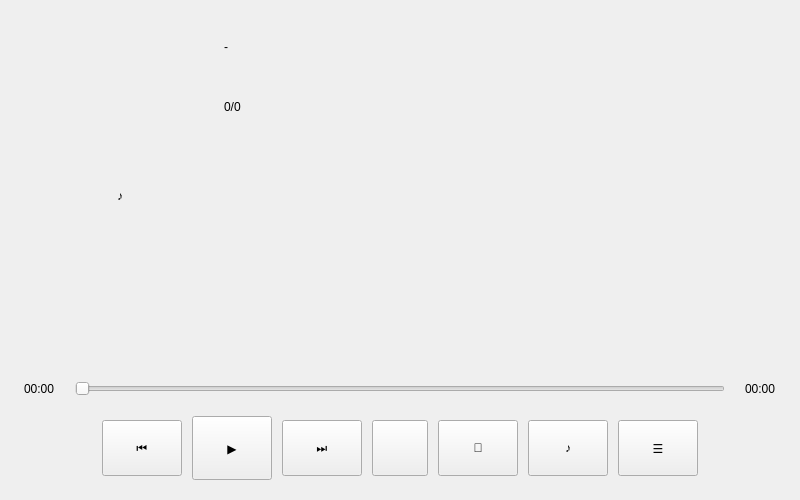
<?xml version="1.0" encoding="UTF-8"?>
<ui version="4.0">
 <class>PlayWidget</class>
 <widget class="QWidget" name="PlayWidget">
  <property name="geometry">
   <rect>
    <x>0</x>
    <y>0</y>
    <width>800</width>
    <height>500</height>
   </rect>
  </property>
  <property name="windowTitle">
   <string>PlayWidget</string>
  </property>
  <layout class="QVBoxLayout" name="verticalLayout_main">
   <property name="spacing">
    <number>20</number>
   </property>
   <property name="leftMargin">
    <number>24</number>
   </property>
   <property name="topMargin">
    <number>24</number>
   </property>
   <property name="rightMargin">
    <number>24</number>
   </property>
   <property name="bottomMargin">
    <number>20</number>
   </property>
   <item>
    <layout class="QHBoxLayout" name="horizontalLayout_top">
     <property name="leftMargin">
      <number>16</number>
     </property>
     <property name="topMargin">
      <number>16</number>
     </property>
     <property name="rightMargin">
      <number>16</number>
     </property>
     <property name="bottomMargin">
      <number>8</number>
     </property>
     <property name="spacing">
      <number>24</number>
     </property>
     <item>
      <widget class="QLabel" name="lbl_albumArt">
       <property name="sizePolicy">
        <sizepolicy hsizetype="Fixed" vsizetype="Fixed">
         <horstretch>0</horstretch>
         <verstretch>0</verstretch>
        </sizepolicy>
       </property>
       <property name="minimumSize">
        <size>
         <width>160</width>
         <height>160</height>
        </size>
       </property>
       <property name="maximumSize">
        <size>
         <width>160</width>
         <height>160</height>
        </size>
       </property>
       <property name="text">
        <string>♪</string>
       </property>
       <property name="alignment">
        <set>Qt::AlignCenter</set>
       </property>
      </widget>
     </item>
     <item>
      <layout class="QVBoxLayout" name="verticalLayout_info">
       <property name="spacing">
        <number>6</number>
       </property>
       <item>
        <widget class="QLabel" name="lbl_title">
         <property name="text">
          <string>-</string>
         </property>
        </widget>
       </item>
       <item>
        <widget class="QLabel" name="lbl_artist">
         <property name="text">
          <string>&lt;unknown&gt;</string>
         </property>
        </widget>
       </item>
       <item>
        <widget class="QLabel" name="lbl_album">
         <property name="text">
          <string>&lt;unknown&gt;</string>
         </property>
        </widget>
       </item>
       <item>
        <widget class="QLabel" name="lbl_index">
         <property name="text">
          <string>0/0</string>
         </property>
        </widget>
       </item>
       <item>
        <widget class="QScrollArea" name="scrollArea_lrc">
         <property name="frameShape">
          <enum>QFrame::NoFrame</enum>
         </property>
         <property name="verticalScrollBarPolicy">
          <enum>Qt::ScrollBarAsNeeded</enum>
         </property>
         <property name="horizontalScrollBarPolicy">
          <enum>Qt::ScrollBarAlwaysOff</enum>
         </property>
         <property name="widgetResizable">
          <bool>true</bool>
         </property>
         <widget class="QWidget" name="scrollAreaWidgetContents_lrc">
          <property name="geometry">
           <rect>
            <x>0</x>
            <y>0</y>
            <width>360</width>
            <height>220</height>
           </rect>
          </property>
          <layout class="QVBoxLayout" name="verticalLayout_lrc">
           <property name="spacing">
            <number>6</number>
           </property>
           <property name="leftMargin">
            <number>0</number>
           </property>
           <property name="topMargin">
            <number>0</number>
           </property>
           <property name="rightMargin">
            <number>0</number>
           </property>
           <property name="bottomMargin">
            <number>0</number>
           </property>
          </layout>
         </widget>
        </widget>
       </item>
      </layout>
     </item>
    </layout>
   </item>
   <item>
    <layout class="QHBoxLayout" name="horizontalLayout_progress">
     <item>
      <widget class="QLabel" name="lbl_currentTime">
       <property name="text">
        <string>00:00</string>
       </property>
      </widget>
     </item>
     <item>
      <widget class="QSlider" name="slider_progress">
       <property name="orientation">
        <enum>Qt::Horizontal</enum>
       </property>
      </widget>
     </item>
     <item>
      <widget class="QLabel" name="lbl_totalTime">
       <property name="text">
        <string>00:00</string>
       </property>
      </widget>
     </item>
    </layout>
   </item>
   <item>
    <layout class="QHBoxLayout" name="horizontalLayout_controls">
     <property name="spacing">
      <number>10</number>
     </property>
     <property name="alignment">
      <set>Qt::AlignHCenter</set>
     </property>
     <item>
      <widget class="QPushButton" name="btn_prev">
       <property name="minimumSize">
        <size>
         <width>56</width>
         <height>56</height>
        </size>
       </property>
       <property name="text">
        <string>⏮</string>
       </property>
      </widget>
     </item>
     <item>
      <widget class="QPushButton" name="btn_playPause">
       <property name="minimumSize">
        <size>
         <width>64</width>
         <height>64</height>
        </size>
       </property>
       <property name="text">
        <string>▶</string>
       </property>
      </widget>
     </item>
     <item>
      <widget class="QPushButton" name="btn_next">
       <property name="minimumSize">
        <size>
         <width>56</width>
         <height>56</height>
        </size>
       </property>
       <property name="text">
        <string>⏭</string>
       </property>
      </widget>
     </item>
     <item>
      <widget class="QPushButton" name="btn_volume">
       <property name="minimumSize">
        <size>
         <width>56</width>
         <height>56</height>
        </size>
       </property>
       <property name="text">
        <string/>
       </property>
      </widget>
     </item>
     <item>
      <widget class="QPushButton" name="btn_playMode">
       <property name="minimumSize">
        <size>
         <width>56</width>
         <height>56</height>
        </size>
       </property>
       <property name="text">
        <string>🔀</string>
       </property>
      </widget>
     </item>
    <item>
     <widget class="QPushButton" name="btn_beat">
      <property name="minimumSize">
       <size>
        <width>56</width>
        <height>56</height>
       </size>
      </property>
      <property name="text">
       <string>♪</string>
      </property>
     </widget>
    </item>
     <item>
      <widget class="QPushButton" name="btn_showList">
       <property name="minimumSize">
        <size>
         <width>56</width>
         <height>56</height>
        </size>
       </property>
       <property name="text">
        <string>☰</string>
       </property>
      </widget>
     </item>
    </layout>
   </item>
  </layout>
 </widget>
 <resources/>
 <connections/>
</ui>
